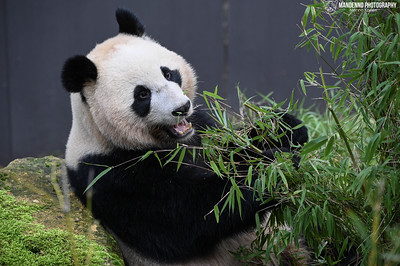
#> input picture unsupervised-learning/image_data/53520947493_d5519cea6d_w.jpg, 400 x 266 px; its folder holds only this picture in this run
$ python Img_compress.py
#> lines starting #> are read from the running program, lines starting #| are printed output that depends on the picture
### unsupervised-learning/k_means.py
import numpy as np
import matplotlib.pyplot as plt

class KMeans:
    def __init__(self, n_clusters, max_iters=100, tol=1e-4):
        self.n_clusters = n_clusters
        self.max_iters = max_iters
        self.tol = tol
        self.centers = None

    def fit(self, data):
        self.centers = self._initialize_centers(data)
        for _ in range(self.max_iters):
            self.labels = self._assign_clusters(data)
            new_centers = self._recompute_centers(data, self.labels)
            if np.all(np.linalg.norm(new_centers - self.centers, axis=1) < self.tol):
                break
            self.centers = new_centers
        return self

    def predict(self, data):
        return self._assign_clusters(data)

    # [4 lines left out: function calculate_sse, not called in this run]

    def _initialize_centers(self, data):
        indices = np.random.choice(data.shape[0], size=self.n_clusters, replace=False)
        return data[indices]

    def _assign_clusters(self, data):
        distances = np.sqrt(((data[:, np.newaxis] - self.centers)**2).sum(axis=2))
        return np.argmin(distances, axis=1)

    def _recompute_centers(self, data, labels):
        new_centers = np.array([data[labels == i].mean(axis=0) for i in range(self.n_clusters)])
        return new_centers

# [20 lines that do not run on import are left out]

### unsupervised-learning/Img_compress.py
import os
from PIL import Image
import numpy as np
import matplotlib.pyplot as plt
from k_means import KMeans

def load_images(image_dir):
#> called with image_dir = 'unsupervised-learning/image_data'
    images = []
    for filename in os.listdir(image_dir):
        if filename.endswith('.jpg') or filename.endswith('.png'):
            img_path = os.path.join(image_dir, filename)
            images.append((filename, Image.open(img_path).convert('RGB')))
    return images

def compress_image(image, k):
    image_np = np.array(image)
    pixels = image_np.reshape(-1, 3)
    kmeans = KMeans(n_clusters=k)
    kmeans.fit(pixels)
    new_pixels = np.array([kmeans.centers[label] for label in kmeans.predict(pixels)])
    new_image_np = new_pixels.reshape(image_np.shape)
    return Image.fromarray(np.uint8(new_image_np))

def visualize_and_save(images, ks=[3, 5, 10], output_dir='compressed_images'):
    if not os.path.exists(output_dir):
        os.makedirs(output_dir)

    for filename, image in images:
        plt.figure(figsize=(15, 8))
        plt.subplot(1, len(ks) + 1, 1)
        plt.imshow(image)
        plt.title('Original')
        plt.axis('off')

        for i, k in enumerate(ks, start=2):
            compressed_image = compress_image(image, k)
            plt.subplot(1, len(ks) + 1, i)
            plt.imshow(compressed_image)
            plt.title(f'k={k}')
            plt.axis('off')

            compressed_image.save(os.path.join(output_dir, f'{filename[:-4]}_k{k}.png'))

        plt.tight_layout()
        plt.show()

# Path to your directory of images
image_dir = os.path.join(os.path.dirname(os.path.abspath(__file__)), 'image_data')
images = load_images(image_dir)
#> images = 1 item
visualize_and_save(images)
#> the loop in visualize_and_save, `for filename, image in images:` made 1 pass
#> filename on pass 1: '53520947493_d5519cea6d_w.jpg'
#> pass 1, in compress_image, `new_image_np = new_pixels.reshape(image_np.shape)`:
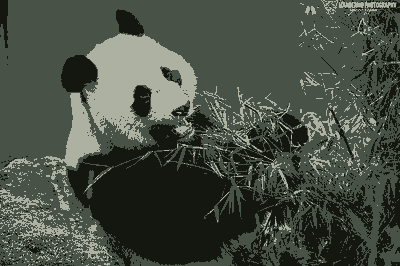
#> new_image_np: shape (266, 400, 3) float64; mean R, G, B 71.5, 78.8, 67.9
#> pass 1, in compress_image (call 2), `new_image_np = new_pixels.reshape(image_np.shape)`:
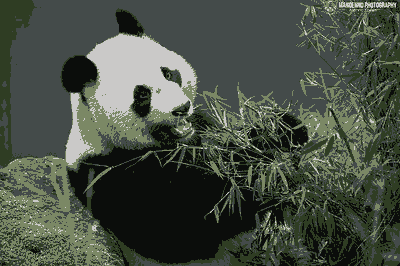
#> new_image_np: shape (266, 400, 3) float64; mean R, G, B 71.5, 78.8, 67.9
#> pass 1, in visualize_and_save, `plt.show()`:
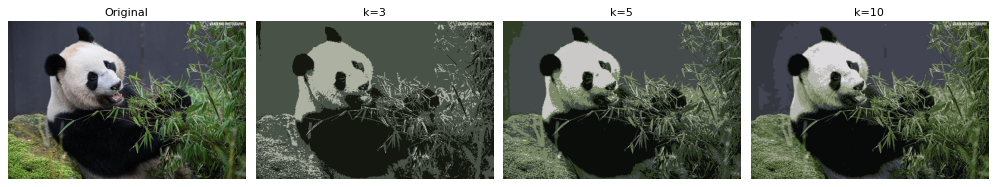
#> figure drawn by matplotlib, 4 panels
#> after the loop in visualize_and_save, `for filename, image in images:`:
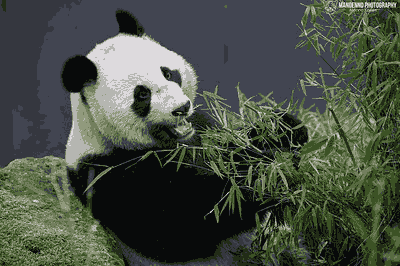
#> compressed_image: PIL image 400x266 RGB; mean R, G, B 71, 78.4, 67.4

$ run again, on unsupervised-learning/image_data/53568035935_5aa94f8437_w.jpg
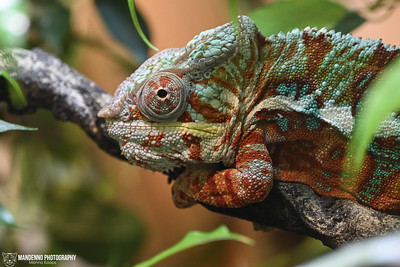
#> input picture unsupervised-learning/image_data/53568035935_5aa94f8437_w.jpg, 400 x 267 px
#> images = 1 item
#> the loop in visualize_and_save, `for filename, image in images:` made 1 pass
#> filename on pass 1: '53568035935_5aa94f8437_w.jpg'
#> pass 1, in compress_image (call 2), `new_image_np = new_pixels.reshape(image_np.shape)`:
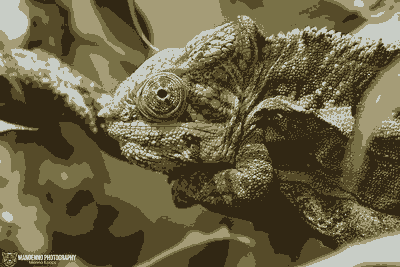
#> new_image_np: shape (267, 400, 3) float64; mean R, G, B 107.2, 98.4, 68.8
#> after the loop in visualize_and_save, `for filename, image in images:`:
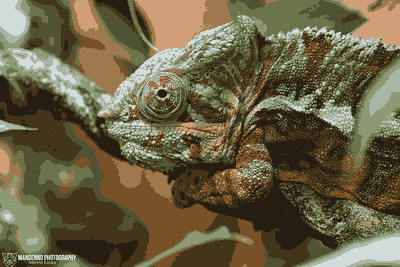
#> compressed_image: PIL image 400x267 RGB; mean R, G, B 106.5, 97.7, 68.2

$ run again, on unsupervised-learning/image_data/53619344040_00c0129228_w.jpg
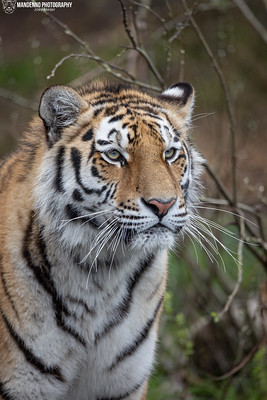
#> input picture unsupervised-learning/image_data/53619344040_00c0129228_w.jpg, 267 x 400 px
#> images = 1 item
#> the loop in visualize_and_save, `for filename, image in images:` made 1 pass
#> filename on pass 1: '53619344040_00c0129228_w.jpg'
#> pass 1, in compress_image (call 2), `new_image_np = new_pixels.reshape(image_np.shape)`:
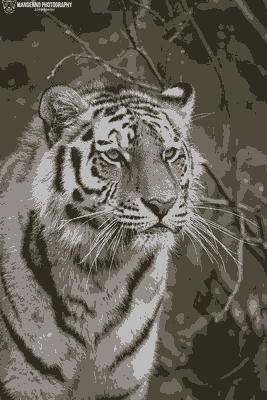
#> new_image_np: shape (400, 267, 3) float64; mean R, G, B 102.2, 96.9, 87.4
#> after the loop in visualize_and_save, `for filename, image in images:`:
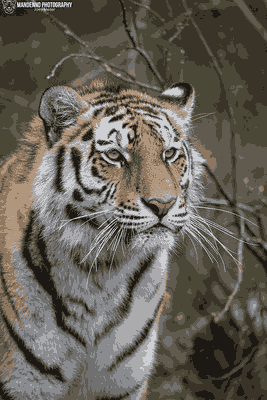
#> compressed_image: PIL image 267x400 RGB; mean R, G, B 101.7, 96.3, 86.8

$ run again, on unsupervised-learning/image_data/53620110432_0d639fa856_w.jpg
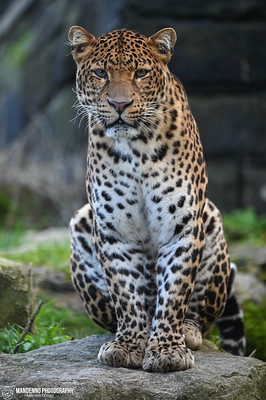
#> input picture unsupervised-learning/image_data/53620110432_0d639fa856_w.jpg, 266 x 400 px
#> images = 1 item
#> the loop in visualize_and_save, `for filename, image in images:` made 1 pass
#> filename on pass 1: '53620110432_0d639fa856_w.jpg'
#> pass 1, in compress_image, `new_image_np = new_pixels.reshape(image_np.shape)`:
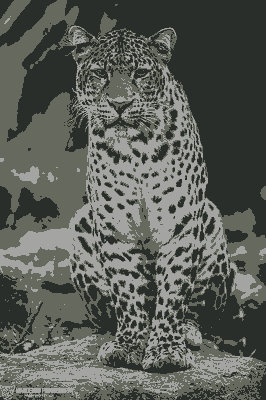
#> new_image_np: shape (400, 266, 3) float64; mean R, G, B 90.6, 94.1, 88.2
#> after the loop in visualize_and_save, `for filename, image in images:`:
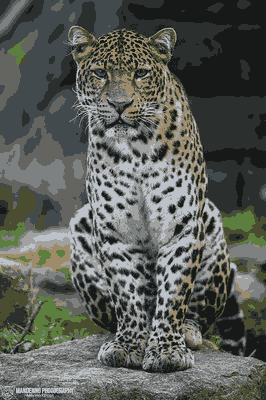
#> compressed_image: PIL image 266x400 RGB; mean R, G, B 90.1, 93.5, 87.7
